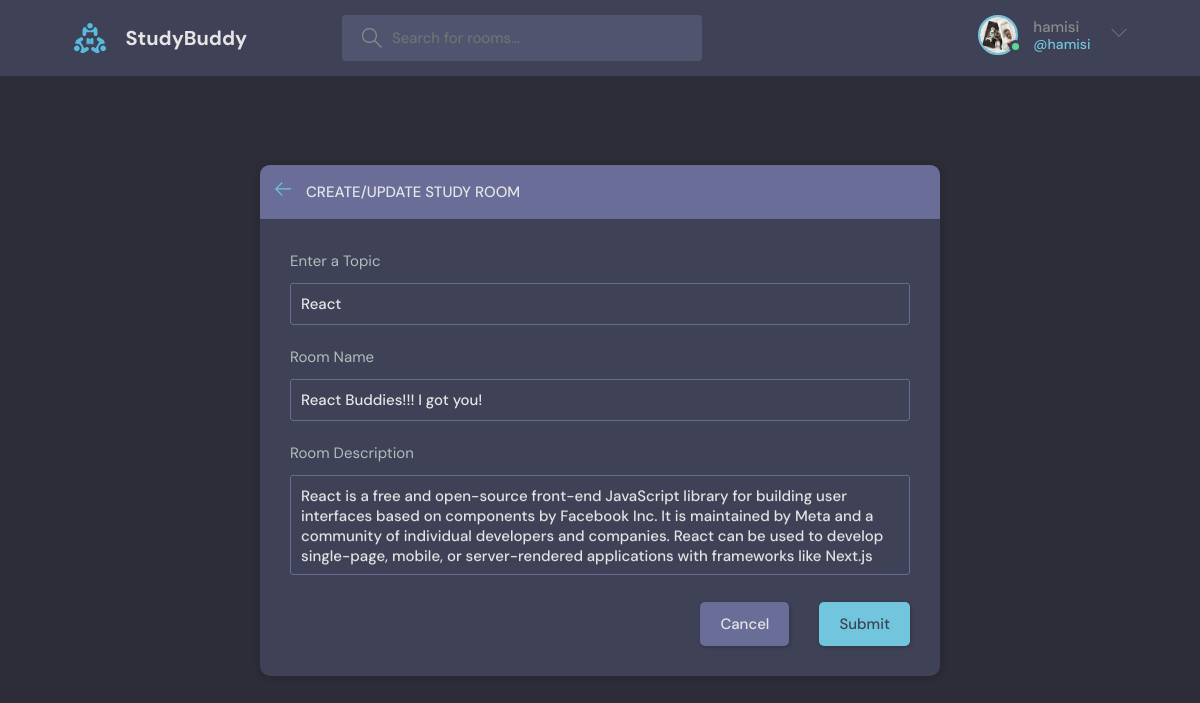
/update-room/2 (signed in), run on the app's committed database.
### base/models.py (models this page shows, shortened)
class User(AbstractUser):
    name = models.CharField(max_length=200, null=True)
    email = models.EmailField(unique=True, null=True)
    bio = models.TextField(null=True)
    avatar = models.ImageField(null=True, default="avatar.svg")
    USERNAME_FIELD = 'email'
    REQUIRED_FIELDS = []

class Room(models.Model):
    host = models.ForeignKey(User, on_delete=models.SET_NULL, null=True)
    topic = models.ForeignKey(Topic, on_delete=models.SET_NULL, null=True)
    name = models.CharField(max_length=255)
    description = models.TextField(null=True, blank=True)
    participants = models.ManyToManyField(User, related_name='participants', blank=True)
    updated = models.DateTimeField(auto_now=True)
    created = models.DateTimeField(auto_now_add=True)
    class Meta:
        ordering = ['-updated', '-created']

class Topic(models.Model):
    name = models.CharField(max_length=200)
    def __str__(self):
        return self.name

### base/views.py (the view, shortened to what this page needs)
# urls.py: path('update-room/<str:pk>', views.updateRoom, name='update-room'),
@login_required(login_url='login')
def updateRoom(request, pk):
    room = Room.objects.get(id=pk)
    form = RoomForm(instance=room)
    topics = Topic.objects.all()
    if request.user != room.host:
        return HttpResponse('You are not allowed!')
    context = {'form': form, 'topics': topics, 'room': room}
    return render(request, 'base/room_form.html', context)

### base/forms.py
class RoomForm(ModelForm):
    class Meta:
        model = Room
        fields = '__all__'
        exclude = ['host', 'participants']

### base/templates/base/room_form.html (shortened to what this page needs)
{% extends "base/main.html" %}
{% block content %}
  <main class="create-room layout">
    <div class="container">
      <div class="layout__box">
        <div class="layout__boxHeader">
          <div class="layout__boxTitle">
            <a href="{% url 'home' %}">
              <svg version="1.1" xmlns="http://www.w3.org/2000/svg" width="32" height="32" viewBox="0 0 32 32">
                <title>arrow-left</title>
                <path
                  d="M13.723 2.286l-13.723 13.714 13.719 13.714 1.616-1.611-10.96-10.96h27.625v-2.286h-27.625l10.965-10.965-1.616-1.607z">
                </path>
              </svg>
            </a>
            <h3>Create/Update Study Room</h3>
          </div>
        </div>
        <div class="layout__body">
          <form class="form" action=" " method="POST">
              <div class="form__group">
              <label for="room_topic">Enter a Topic</label>
                  <input required type="text" value="{{room.topic}}" name="topic" id="room_topic" list="topic-list" />
                </div>
            <div class="form__group">
              <label for="room_name">Room Name</label>
                {{form.name}}
            </div>
               <div class="form__group">
              <label for="room_description">Room Description</label>
                {{form.description}}
            </div>
            <div class="form__action">
              <a class="btn btn--dark" href="{% url 'home' %}">Cancel</a>
              <button class="btn btn--main" type="submit">Submit</button>
            </div>
          </form>
        </div>
      </div>
    </div>
  </main>
{% endblock content %}

### base/templates/base/navbar.html (shortened to what this page needs)
{% load static %}
<header class="header header--loggedIn">
    <div class="container">
        <a href="{% url 'home' %}" class="header__logo">
            <img src="{% static 'images/logo.svg' %}"/>
            <h1>StudyBuddy</h1>
        </a>
        <form class="header__search" method="GET" action="{% url 'home' %}">
            <label>
                <input type="text" name="q" placeholder="Search for rooms..."/>
            </label>
        </form>
        <nav class="header__menu">
            {% if request.user.is_authenticated %}
            <div class="header__user">
                <a href="{%url 'update-user' %}">
                    <div class="avatar avatar--medium active">
                        <img src="{{ request.user.avatar.url}}"/>
                    </div>
                    <p>{{ request.user.username }} <span>@{{ request.user.username }}</span></p>
                </a>
                <button class="dropdown-button">
                    <svg version="1.1" xmlns="http://www.w3.org/2000/svg" width="32" height="32" viewBox="0 0 32 32">
                        <title>chevron-down</title>
                        <path d="M16 21l-13-13h-3l16 16 16-16h-3l-13 13z"></path>
                    </svg>
                </button>
            </div>
            {% else %}
            <a href="{% url 'login' %}">
                <img src="{% static 'images/avatar.svg'%}"/>
                <p>Login</p>
            </a>
            {% endif %}
        </nav>
    </div>
</header>

### data on the page
User: user.avatar (picture), user.username "hamisi"
Room: topic "React", name "React Buddies!!! I got you!", description "React is a free and open-source front-end JavaScript library for building user interfaces based on components by Facebook Inc. It is maintained by Meta and a community of individual developers and companies. React can be used to develop single-page, mobile, or server-rendered applications with frameworks like Next.js"
